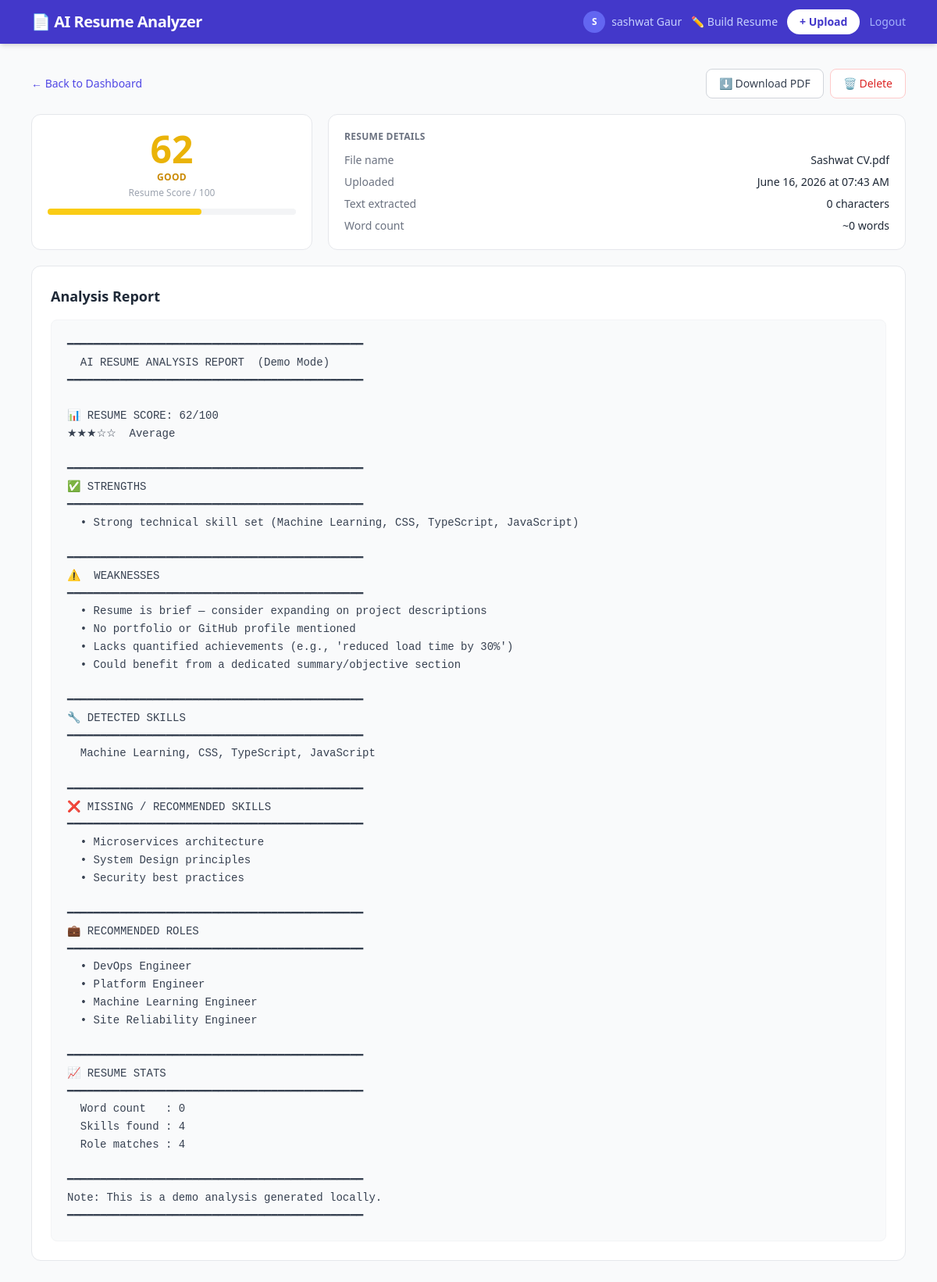
The page /resume/1 (signed in) on the database its author committed.
### models.py (models this page shows)
class User(UserMixin, db.Model):
    __tablename__ = 'users'
    id = db.Column(db.Integer, primary_key=True)
    username = db.Column(db.String(100), unique=True, nullable=False)
    password_hash = db.Column(db.String(255), nullable=False)
    email = db.Column(db.String(150), unique=True, nullable=False)
    phone = db.Column(db.String(20), default='')
    created_at = db.Column(db.DateTime, default=datetime.utcnow)
    reset_token = db.Column(db.String(64), nullable=True)
    reset_token_expiry = db.Column(db.DateTime, nullable=True)
    resumes = db.relationship('Resume', backref='owner', lazy=True, cascade='all, delete-orphan')
    built_resumes = db.relationship('BuiltResume', backref='owner', lazy=True, cascade='all, delete-orphan')

class Resume(db.Model):
    __tablename__ = 'resumes'
    id = db.Column(db.Integer, primary_key=True)
    user_id = db.Column(db.Integer, db.ForeignKey('users.id'), nullable=False)
    original_filename = db.Column(db.String(255), nullable=False)
    file_path = db.Column(db.String(500), nullable=False)
    upload_date = db.Column(db.DateTime, default=datetime.utcnow)
    resume_text = db.Column(db.Text, default='')
    analysis_result = db.Column(db.Text, default='')
    score = db.Column(db.Integer, default=0)

### app.py (the view)
@app.route('/resume/<int:resume_id>')
@login_required
def view_resume(resume_id):
    resume = Resume.query.filter_by(id=resume_id, user_id=current_user.id).first_or_404()
    return render_template('analysis.html', resume=resume)

### app.py (called while the page is built)
@login_manager.user_loader
def load_user(user_id):
    return User.query.get(int(user_id))

### templates/analysis.html
{% extends 'base.html' %}
{% block content %}
<div class="mb-5 flex items-center justify-between">
  <a href="{{ url_for('dashboard') }}" class="text-sm text-indigo-600 hover:underline">← Back to Dashboard</a>
  <div class="flex gap-2">
    <a href="{{ url_for('download_resume', resume_id=resume.id) }}"
       class="text-sm bg-white border border-gray-300 hover:bg-gray-50 text-gray-700 font-medium px-4 py-2 rounded-lg transition">
      ⬇ Download PDF
    </a>
    <form action="{{ url_for('delete_resume', resume_id=resume.id) }}" method="POST"
          onsubmit="return confirm('Delete this resume and its analysis?')">
      <button type="submit"
              class="text-sm bg-white border border-red-200 hover:bg-red-50 text-red-600 font-medium px-4 py-2 rounded-lg transition">
        🗑 Delete
      </button>
    </form>
  </div>
</div>
<div class="grid grid-cols-1 lg:grid-cols-3 gap-5 mb-5">
  <div class="bg-white border border-gray-200 rounded-xl p-5 text-center">
    {% if resume.score >= 80 %}
      <div class="text-5xl font-black text-green-500 mb-1">{{ resume.score }}</div>
      <div class="text-xs font-semibold text-green-600 uppercase tracking-wide">Excellent</div>
    {% elif resume.score >= 60 %}
      <div class="text-5xl font-black text-yellow-500 mb-1">{{ resume.score }}</div>
      <div class="text-xs font-semibold text-yellow-600 uppercase tracking-wide">Good</div>
    {% else %}
      <div class="text-5xl font-black text-red-500 mb-1">{{ resume.score }}</div>
      <div class="text-xs font-semibold text-red-600 uppercase tracking-wide">Needs Work</div>
    {% endif %}
    <div class="text-xs text-gray-400 mt-1">Resume Score / 100</div>
    <div class="w-full bg-gray-100 rounded-full h-2 mt-3">
      <div class="h-2 rounded-full {% if resume.score >= 80 %}bg-green-400{% elif resume.score >= 60 %}bg-yellow-400{% else %}bg-red-400{% endif %}"
           style="width: {{ resume.score }}%"></div>
    </div>
  </div>
  <div class="bg-white border border-gray-200 rounded-xl p-5 lg:col-span-2">
    <p class="text-xs text-gray-500 uppercase tracking-wide font-semibold mb-3">Resume Details</p>
    <div class="space-y-2 text-sm">
      <div class="flex justify-between">
        <span class="text-gray-500">File name</span>
        <span class="font-medium text-gray-800 truncate max-w-xs">{{ resume.original_filename }}</span>
      </div>
      <div class="flex justify-between">
        <span class="text-gray-500">Uploaded</span>
        <span class="font-medium text-gray-800">{{ resume.upload_date.strftime('%B %d, %Y at %I:%M %p') }}</span>
      </div>
      <div class="flex justify-between">
        <span class="text-gray-500">Text extracted</span>
        <span class="font-medium text-gray-800">{{ resume.resume_text|length }} characters</span>
      </div>
      <div class="flex justify-between">
        <span class="text-gray-500">Word count</span>
        <span class="font-medium text-gray-800">~{{ resume.resume_text.split()|length }} words</span>
      </div>
    </div>
  </div>
</div>
<div class="bg-white border border-gray-200 rounded-xl p-6">
  <h2 class="text-lg font-bold text-gray-800 mb-4">Analysis Report</h2>
  <pre class="whitespace-pre-wrap font-mono text-sm text-gray-700 leading-relaxed bg-gray-50 rounded-lg p-5 border border-gray-100">{{ resume.analysis_result }}</pre>
</div>
{% endblock %}

### templates/base.html (shortened to what this page needs)
<!DOCTYPE html>
<html lang="en">
<head>
<script src="https://cdn.tailwindcss.com"></script>
</head>
<body class="bg-gray-50 min-h-screen">
<nav class="bg-indigo-700 shadow-md">
  <div class="max-w-6xl mx-auto px-4 py-3 flex items-center justify-between">
    <a href="{{ url_for('dashboard') if current_user.is_authenticated else url_for('login') }}"
       class="text-white font-bold text-xl tracking-tight">
      📄 AI Resume Analyzer
    </a>
    {% if current_user.is_authenticated %}
    <div class="flex items-center gap-3">
      <a href="{{ url_for('profile') }}"
         class="flex items-center gap-2 text-indigo-200 hover:text-white text-sm transition">
        <span class="w-7 h-7 rounded-full bg-indigo-500 flex items-center justify-center font-bold text-xs text-white">
          {{ current_user.username[0].upper() }}
        </span>
        <span class="hidden sm:inline">{{ current_user.username }}</span>
      </a>
      <a href="{{ url_for('build_list') }}"
         class="text-indigo-200 hover:text-white text-sm transition hidden sm:inline">✏️ Build Resume</a>
      <a href="{{ url_for('upload') }}"
         class="bg-white text-indigo-700 text-sm font-semibold px-4 py-1.5 rounded-full hover:bg-indigo-50 transition">
        + Upload
      </a>
      <a href="{{ url_for('logout') }}" class="text-indigo-300 hover:text-white text-sm transition">Logout</a>
    </div>
    {% endif %}
  </div>
</nav>
<div class="max-w-6xl mx-auto px-4 py-8">
  {% block content %}{% endblock %}
</div>
</body>
</html>

### rows shown on the page
User: username "S", username "sashwat Gaur"
Resume: score "62", original_filename "Sashwat CV.pdf", upload_date "June 16, 2026 at 07:43 AM", analysis_result "━━━━━━━━━━━━━━━━━━━━━━━━━━━━━━━━━━━━━━━━━━━━━ AI RESUME ANALYSIS REPORT (Demo Mode) ━━━━━━━━━━━━━━━━━━━━━━━━━━━━━━━━━━━━━━━━━━━━━ 📊 RESUME SCORE: 62/100 ★★★☆☆ Average ━━━━━━━━━━━━━━━━━━━━━━━━━━━━━━━━━━━━━━━━━━━━━ ✅ STRENGTHS ━━━━━━━━━━━━━━━━━━━━━━━━━━━━━━━━━━━━━━━━━━━━━ • Strong technical skill set (Machine Learning, CSS, TypeScript, JavaScript) ━━━━━━━━━━━━━━━━━━━━━━━━━━━━━━━━━━━━━━━━━━━━━ ⚠️ WEAKNESSES ━━━━━━━━━━━━━━━━━━━━━━━━━━━━━━━━━━━━━━━━━━━━━ • Resume is brief — consider expanding on project descriptions • No portfolio or GitHub profile mentioned • Lacks quantified achievements (e.g., 'reduced load time by 30%') • Could benefit from a dedicated summary/objective section…"

### other values the page prints
{{ resume.resume_text|length }} "0"
{{ resume.resume_text.split()|length }} "0"
